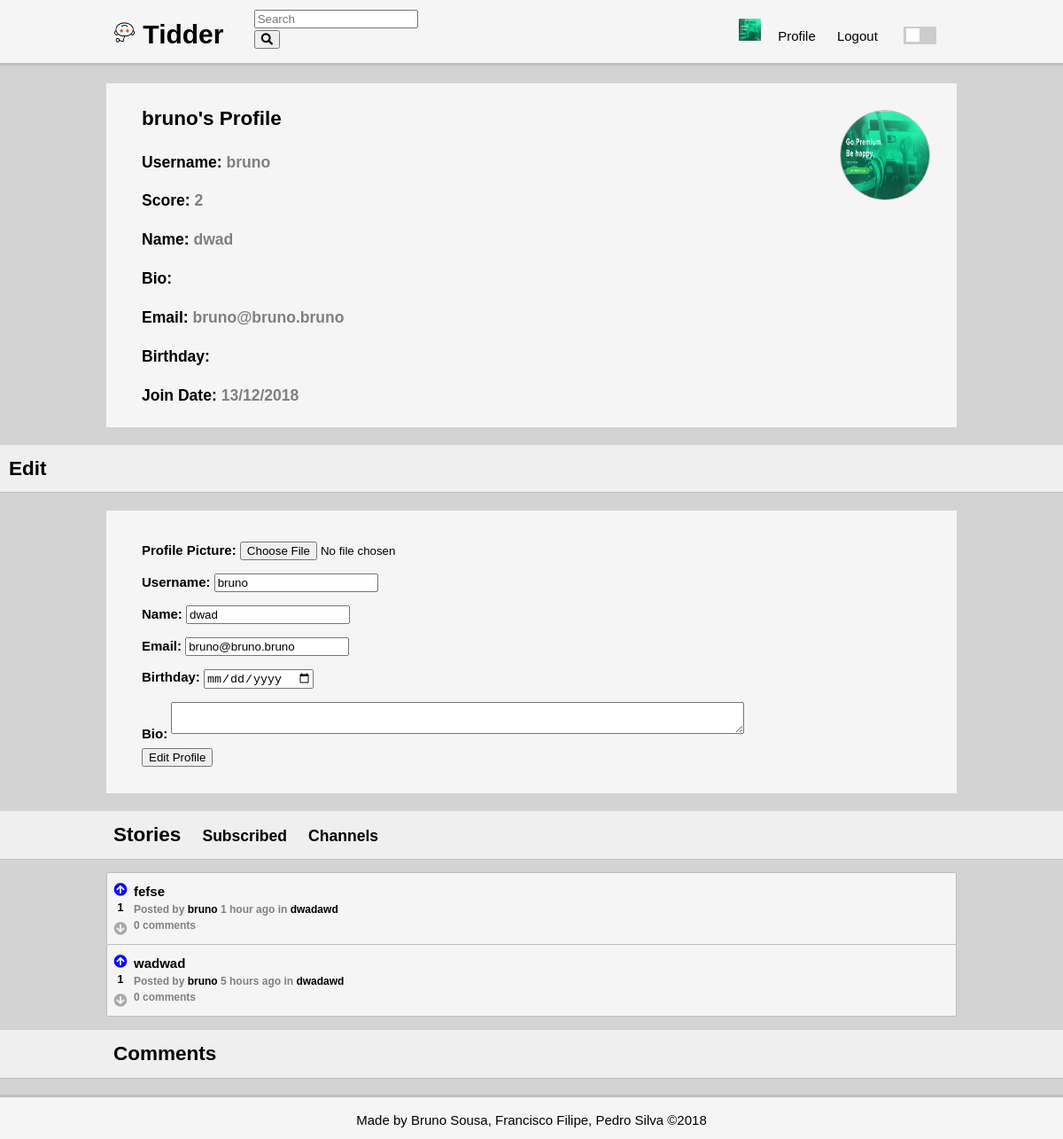
Page /pages/profile.php?username=bruno (signed in) on the committed database.
### tables this page shows
CREATE TABLE user (
    user_id INTEGER NOT NULL PRIMARY KEY AUTOINCREMENT,
    username VARCHAR NOT NULL UNIQUE,
    email VARCHAR NOT NULL UNIQUE,
    password VARCHAR NOT NULL,
    realname VARCHAR,
    birthday DATE,
    join_date DATE NOT NULL,
	bio VARCHAR
);

CREATE TABLE opinion (
    opinion_id INTEGER NOT NULL PRIMARY KEY AUTOINCREMENT,
	parent_id INTEGER REFERENCES opinion(opinion_id),
    opinion_title VARCHAR,
    opinion_text VARCHAR NOT NULL,
	channel_id INTEGER REFERENCES channel,
	posted DATETIME NOT NULL,
    user_id INTEGER NOT NULL REFERENCES user
);

### database/db_user.php (called while the page is built, shortened)
<?php
	function getUserInfo(&$user_id, $username, &$realname, &$email, &$birthday, &$join_date, &$bio) {
		$db = Database::instance()->db();
		$stmt = $db->prepare('SELECT * FROM user WHERE username = ?');
		$stmt->execute(array($username));
		$user = $stmt->fetch();
		$email = $user['email'];
		$realname = $user['realname'];
		$birthday = $user['birthday'];
		$join_date = $user['join_date'];
	}
	function getUserName($user_id){
		$db = Database::instance()->db();
		$stmt = $db->prepare('SELECT username FROM user WHERE user_id = ?');
		$stmt->execute(array($user_id));
		return $stmt->fetch()['username'];
	}
	function getPicture($user_id, &$path, &$alt){
		$path = "../pictures/".$user_id.".jpeg";
		$alt = $user_id." Profile Pic";
		if(!file_exists($path))
			$path = "../pictures/".$user_id.".jpg";
	}
?>

### database/db_story.php (called while the page is built, shortened)
<?php
	function getStories($user_id){
		$db = Database::instance()->db();
		$stmt = $db->prepare('SELECT * FROM opinion WHERE user_id = ? AND parent_id IS NULL');
		$stmt->execute(array($user_id));
		return $stmt->fetchAll();
	}
?>

### database/db_vote.php (called while the page is built, shortened)
<?php
	function getScore($opinion_id){
		$db = Database::instance()->db();
		$stmt = $db->prepare('SELECT count(*) AS score FROM vote WHERE opinion_id = ? AND value = 1');
		$stmt->execute(array($opinion_id));
		$upvotes = $stmt->fetch()['score'];
		$stmt = $db->prepare('SELECT count(*) AS score FROM vote WHERE opinion_id = ? AND value = -1');
		$stmt->execute(array($opinion_id));
		$downvotes = $stmt->fetch()['score'];
		return $upvotes - $downvotes;
	}
	function getVote($opinion_id, $user_id){
		$db = Database::instance()->db();
		$stmt = $db->prepare('SELECT value FROM vote WHERE opinion_id = ? AND user_id = ?');
		$stmt->execute(array($opinion_id, $user_id));
		$value = $stmt->fetch();
		if($value)
			return $value['value'];
		return 0;
	}
?>

### database/db_comment.php (called while the page is built, shortened)
<?php
	function getAllComments($parent_id) {
		$db = Database::instance()->db();
		$stmt = $db->prepare('SELECT * FROM opinion WHERE parent_id IS ?');
		$stmt->execute(array($parent_id));
		return $stmt->fetchAll();
	}
?>

### database/db_channel.php (called while the page is built, shortened)
<?php
	function getChannelName($channel_id){
		$db = Database::instance()->db();
		$stmt = $db->prepare('SELECT channel_name FROM channel WHERE channel_id = ?');
		$stmt->execute(array($channel_id));
		return $stmt->fetch()['channel_name'];
	}
?>

### includes/date.php (called while the page is built, shortened)
<?php
	function formatDate($date){
		if($date == '')
			return '';
		else {
			$time = strtotime($date);
			return date("d/m/Y",$time);
		}
	}
	function deltaTime($now, $date){
		$time = strtotime($date);
		$delta = $now - $time;
		if(!floor($delta/86400)){
			$time_word = (floor($delta/3600) == 1 ? ' hour ' : ' hours ');
			return floor($delta/3600).$time_word.'ago';
		}
		$time_word = (floor($delta/31104000) == 1 ? ' year ' : ' years ');
		return floor($delta/31104000).$time_word.'ago';
	}
?>

### pages/profile.php (the view, shortened to what this page needs)
<?php
	include_once('../includes/date.php');
	include_once('../database/db_user.php');
	include_once('../database/db_story.php');
	include_once('../database/db_vote.php');
	include_once('../database/db_channel.php');
	include_once('../templates/tpl_common.php');
	include_once('../templates/tpl_stories.php');
	include_once('../templates/tpl_comments.php');
	$username = urldecode($_GET['username']);
	getUserInfo($user_id, $username, $realname, $email, $birthday, $join_date, $bio);
	$stories = array_reverse(getStories($user_id));
	$now = time();
	$score = 0;
	for($i = 0; $i < count($stories); $i++){
		$stories[$i]['username'] = $username;
		$stories[$i]['score'] = getScore($stories[$i]['opinion_id']);
		$stories[$i]['comments'] = getNumberComments($stories[$i]['opinion_id']);
		$stories[$i]['channel_name']= getChannelName($stories[$i]['channel_id']);
		$score += $stories[$i]['score'];
		if(isset($_SESSION['user_id']))
			$stories[$i]['vote'] = getVote($stories[$i]['opinion_id'], $_SESSION['user_id']);
	}
	$formatted_birthday = formatDate($birthday);
	$formatted_join_date = formatDate($join_date);
	draw_header(true);
?>
	<div class = "container profile">
		<div class = "comment-container">
			<h2><?=htmlentities($username)?>'s Profile</h2>
			<div class = "photo-cropper">
				<img class = "profile-pic" src=<?=$path?> alt=<?=$alt?> width="100" height="100">
			</div>
			<h3>Username: <span class = "input"> <?=htmlentities($username)?> </span></h3>
			<h3>Score: <span class = "input"><?=$score?></span></h3>
			<h3>Name: <span class = "input"><?=htmlentities($realname)?></span></h3>
			<h3>Bio: <span class = "input"><?=htmlentities($bio)?></span></h3>
			<h3>Email: <span class = "input"><?=htmlentities($email)?></span></h3>
			<h3>Birthday: <span class = "input"><?=htmlentities($formatted_birthday)?></span></h3>
			<h3>Join Date: <span class = "input"><?=$formatted_join_date?></span></h3>
		</div>
	</div>
<?php
	if(isset($_SESSION['user_id']) && $_SESSION['user_id'] == $user_id){?>
<section id="edit">
	<header class = "secondary-header">
		<h2>Edit</h2>
	</header>
	<div class = "container profile">
		<div class = "comment-container">
			<form method="post" action="../actions/action_edit_profile.php" enctype="multipart/form-data">
				<label>Profile Picture:
					<input type="file" name="img" value="" accept="image/png, image/jpeg">
				</label>
				<label>Username:
					<input type="text" name="username" value="<?=htmlentities($username)?>" required>
				</label>
				<label>Name:
					<input type="text" name="realname" value="<?=htmlentities($realname)?>">
				</label>
				<label>Email:
					<input type="email" name="email" value="<?=htmlentities($email)?>" required>
				</label>
				<label>Birthday:
					<input type="date" name="birthday" value="<?=htmlentities($birthday)?>">
				</label>
				<label>Bio:
					<textarea name="bio"><?=htmlentities($bio)?></textarea>
				</label>
				<input type="submit" value="Edit Profile">
			</form>
		</div>
	</div>
</section>
<?php }
	draw_stories($stories, false);
?>

### templates/tpl_stories.php (shortened to what this page needs)
<?php
	include_once('../templates/tpl_comments.php');
	function draw_stories($stories, $not_profile){
		global $channel;?>
	<section id="stories">
	<header class = "secondary-header">
	<div class = "container">
		<?php if(isset($_GET['subscribed']) && $_GET['subscribed'] == 'true') { ?>
			<h2>Subscribed</h2>
			<h3><a href="stories.php">Stories</a></h3>
			<h3><a href="channels.php">Channels</a></h3>
		<?php } else {?>
			<h2>Stories</h2>
			<h3><a href="stories.php?subscribed=true">Subscribed</a></h3>
			<h3><a href="channels.php">Channels</a></h3>
		<?php } ?>
		</div>
		</header>
		<div class = "container">
			<ol>
			<?php
				foreach($stories as $story)
					draw_story($story);
			?>
			</ol>
		</div>
			</section>
<?php }
		function draw_story($story) {
		global $now;
		?>
		<li>
				<article class="story" data-id="<?=$story['opinion_id']?>">
					<div class = "votes-container">
							<div class = "votes">
								<div class="upvote" role="button" data-value="<?=$story['vote']?>"><i class="fas fa-arrow-circle-up"></i></div>
								<h5><?=$story['score']?></h5>
								<div class="downvote" role="button" data-value="<?=$story['vote']?>"><i class="fas fa-arrow-circle-down"></i></div>
							</div>
					</div>
					<div class = "storyinfo">
						<h3><a href="story.php?story_id=<?=$story['opinion_id']?>"><?=htmlentities($story['opinion_title'])?></a></h3>
						<h4>Posted by <a href="<?='profile.php?username='.urlencode($story['username'])?>"><?=htmlentities($story['username'])?></a>
							<?=deltaTime($now, $story['posted'])?>
							in <a href="<?='stories.php?channel='.urlencode($story['channel_name'])?>"><?=htmlentities($story['channel_name'])?></a></h4>
						<?php if($story['comments'] == 1){ ?>
							<h4><?=$story['comments']?> comment</h4>
						<?php } else { ?>
							<h4><?=$story['comments']?> comments</h4>
						<?php } ?>
					</div>
		   </article>
		</li>
    <?php } ?>

### css/style.css (style rules this page uses)
html, body { height: 100%; margin: 0; }
body { background-color: var(--main-bg); font: 15px/1.5 Arial, Helvetica, sans-serif; padding: 0; position: relative; }
h2, h3, h5,p { color: var(--main-font-color); }
h4 { font-size: 12px; color: var(--secondary-font-color); }
.container { width: 80%; margin: 0px auto; overflow: hidden; min-height: 100%; position: relative; }
textarea { width: 70%; display: block; }
a { color: var(--main-font-color); text-decoration: none; }
ol { list-style-type: none; padding: 0; }
.fa-arrow-circle-down, .fa-arrow-circle-up { color: var(--icon-color); }
.upvote[data-value="1"] .fa-arrow-circle-up , .fa-arrow-circle-up:hover { color: blue; }
.upvote , .downvote { margin:0; padding:0; margin-top: 3px; }
header { background-color: var(--writing-bg); color: var(--main-font-color); padding: 10px; border-bottom: var(--border-color) 3px solid; }
.secondary-header { background-color: var(--secondary-writing-bg); border-bottom: var(--border-color) 1px solid; }
.secondary-header h3, .secondary-header h2 { display: inline-block; padding-right: 20px; margin: 0; }
.photo-cropper { border-radius: 50%; position: absolute; top: 30px; right: 30px; }
.profile-pic { border: 1px solid var(--border-color); border-radius: 50%; }
.comment-container .input { color: var(--grey-shade-5); }
.profile { position: relative; background-color: var(--writing-bg); margin: 20px auto; }
section#edit form { padding: 20px 0; }
section#edit form * { margin: 5px 0; display: block; }
section#edit label { font-weight: bold; }
section#edit label * { display: inline-block; }
.comment-container { padding: 5px; padding-left: 40px; }
article.story { background-color: var(--writing-bg); position: relative; min-height: 80px; border-radius: 2px; border: var(--border-color) 1px solid; margin-top: -1px; }
.votes-container { position: absolute; float: left; width: 30px; display: flex; align-items: center; justify-content: center; flex-direction: column; margin-top: 5px; }
.votes-container h5 { padding: 0; margin: 0; text-align: center; }
article.story .storyinfo { padding: 10px; padding-left: 30px; overflow: hidden; }
article.story .storyinfo h3 { margin: 0; margin-right: 5px; font-size: 15px; }
article.story .storyinfo h3 a { color: var(--main-font-color); text-decoration: none; }
article.story .storyinfo h4 { margin: 0; }
article.story .storyinfo h4 a { text-decoration: none; }

### css/color.css (style rules this page uses)
:root { --grey-shade-0: #f9f9f9; --grey-shade-1: #f5f5f5; --grey-shade-1-5: #efefef; --grey-shade-2: #d3d3d3; --grey-shade-3: #bebebe; --grey-shade-4: #a9a9a9; --grey-shade-5: #808080; --grey-shade-6: #505050; --grey-shade-7: #303030; }
body.light { --main-bg: var(--grey-shade-2); --hover-bg: var(--grey-shade-2); --writing-bg: var(--grey-shade-1); --secondary-writing-bg: var(--grey-shade-1-5); --border-color: var(--grey-shade-3); --main-font-color: black; --secondary-font-color: var(--grey-shade-5); --icon-color: var(--grey-shade-4); --button-color: var(--grey-shade-3); --button-color-hover: var(--grey-shade-5); }

### rows in the picture
user: username "bruno", realname "dwad", email "bruno@bruno.bruno", join_date "13/12/2018"
opinion: score "1", opinion_title "fefse", username "bruno", posted "1 hour ago", channel_name "dwadawd", comments "0"
opinion: score "1", opinion_title "wadwad", username "bruno", posted "5 hours ago", channel_name "dwadawd", comments "0"

### other values in the picture
$score "2"
